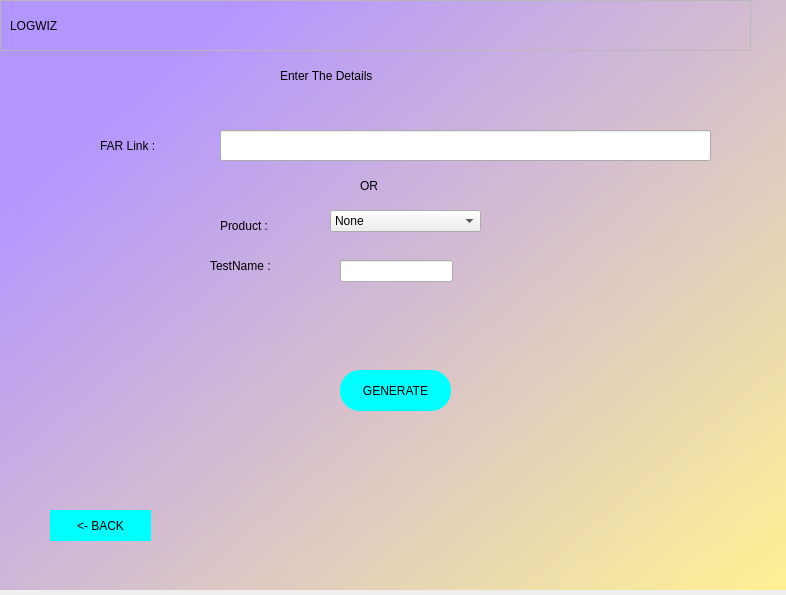
<?xml version="1.0" encoding="UTF-8"?>
<ui version="4.0">
 <class>Dialog</class>
 <widget class="QDialog" name="Dialog">
  <property name="geometry">
   <rect>
    <x>0</x>
    <y>0</y>
    <width>786</width>
    <height>595</height>
   </rect>
  </property>
  <property name="windowTitle">
   <string>Dialog</string>
  </property>
  <widget class="QWidget" name="widget" native="true">
   <property name="geometry">
    <rect>
     <x>-10</x>
     <y>-10</y>
     <width>800</width>
     <height>600</height>
    </rect>
   </property>
   <property name="styleSheet">
    <string notr="true">QWidget#widget{background-color:qlineargradient(spread:pad, x1:0.12, y1:0.233455, x2:1, y2:1, stop:0 rgba(179, 149, 255, 255), stop:1 rgba(255, 242, 146, 255));}</string>
   </property>
   <widget class="QLineEdit" name="Far">
    <property name="geometry">
     <rect>
      <x>230</x>
      <y>140</y>
      <width>491</width>
      <height>31</height>
     </rect>
    </property>
   </widget>
   <widget class="QLineEdit" name="test">
    <property name="geometry">
     <rect>
      <x>350</x>
      <y>270</y>
      <width>113</width>
      <height>22</height>
     </rect>
    </property>
   </widget>
   <widget class="QPushButton" name="Button1">
    <property name="geometry">
     <rect>
      <x>350</x>
      <y>380</y>
      <width>111</width>
      <height>41</height>
     </rect>
    </property>
    <property name="styleSheet">
     <string notr="true">border-radius:20px;
background-color:rgb(0, 255, 255)</string>
    </property>
    <property name="text">
     <string>GENERATE</string>
    </property>
   </widget>
   <widget class="QComboBox" name="product">
    <property name="geometry">
     <rect>
      <x>340</x>
      <y>220</y>
      <width>151</width>
      <height>22</height>
     </rect>
    </property>
    <item>
     <property name="text">
      <string>None</string>
     </property>
    </item>
    <item>
     <property name="text">
      <string>Clover</string>
     </property>
    </item>
    <item>
     <property name="text">
      <string>Vulcan</string>
     </property>
    </item>
    <item>
     <property name="text">
      <string>Calypso2</string>
     </property>
    </item>
   </widget>
   <widget class="QLabel" name="label">
    <property name="geometry">
     <rect>
      <x>290</x>
      <y>70</y>
      <width>251</width>
      <height>31</height>
     </rect>
    </property>
    <property name="styleSheet">
     <string notr="true">font: 75 16pt &quot;Arial&quot;;</string>
    </property>
    <property name="text">
     <string>Enter The Details</string>
    </property>
   </widget>
   <widget class="QLabel" name="label_2">
    <property name="geometry">
     <rect>
      <x>110</x>
      <y>140</y>
      <width>71</width>
      <height>31</height>
     </rect>
    </property>
    <property name="text">
     <string>FAR Link :</string>
    </property>
   </widget>
   <widget class="QLabel" name="label_3">
    <property name="geometry">
     <rect>
      <x>230</x>
      <y>220</y>
      <width>91</width>
      <height>31</height>
     </rect>
    </property>
    <property name="text">
     <string>Product :</string>
    </property>
   </widget>
   <widget class="QLabel" name="label_4">
    <property name="geometry">
     <rect>
      <x>220</x>
      <y>260</y>
      <width>101</width>
      <height>31</height>
     </rect>
    </property>
    <property name="text">
     <string>TestName :</string>
    </property>
   </widget>
   <widget class="QFrame" name="frame">
    <property name="geometry">
     <rect>
      <x>10</x>
      <y>10</y>
      <width>751</width>
      <height>51</height>
     </rect>
    </property>
    <property name="frameShape">
     <enum>QFrame::StyledPanel</enum>
    </property>
    <property name="frameShadow">
     <enum>QFrame::Raised</enum>
    </property>
    <widget class="QLabel" name="label_6">
     <property name="geometry">
      <rect>
       <x>10</x>
       <y>10</y>
       <width>101</width>
       <height>31</height>
      </rect>
     </property>
     <property name="styleSheet">
      <string notr="true">font: 75 10pt &quot;Arial&quot;;</string>
     </property>
     <property name="text">
      <string>LOGWIZ</string>
     </property>
    </widget>
   </widget>
   <widget class="QPushButton" name="pushButton_2">
    <property name="geometry">
     <rect>
      <x>60</x>
      <y>520</y>
      <width>101</width>
      <height>31</height>
     </rect>
    </property>
    <property name="styleSheet">
     <string notr="true">border-radius:20px;
background-color:rgb(0, 255, 255);
</string>
    </property>
    <property name="text">
     <string>&lt;- BACK</string>
    </property>
   </widget>
   <widget class="QLabel" name="errmsg">
    <property name="geometry">
     <rect>
      <x>240</x>
      <y>330</y>
      <width>341</width>
      <height>31</height>
     </rect>
    </property>
    <property name="styleSheet">
     <string notr="true">font:12pt&quot;MS Shell Dig 2&quot;;color:red;</string>
    </property>
    <property name="text">
     <string/>
    </property>
   </widget>
   <widget class="QLabel" name="label_7">
    <property name="geometry">
     <rect>
      <x>370</x>
      <y>185</y>
      <width>61</width>
      <height>21</height>
     </rect>
    </property>
    <property name="styleSheet">
     <string notr="true">font: 75 14pt &quot;Arial&quot;;</string>
    </property>
    <property name="text">
     <string>OR</string>
    </property>
   </widget>
  </widget>
 </widget>
 <resources/>
 <connections/>
</ui>
